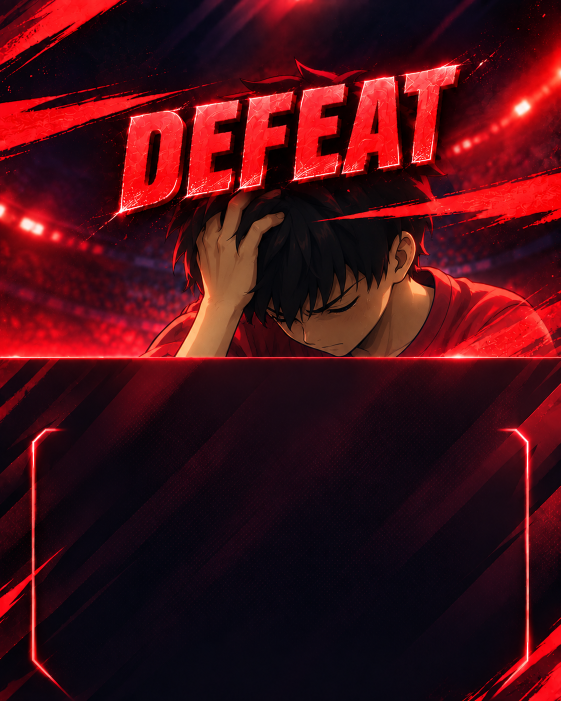
#> input picture assets/templates/sconfitta.png, 1122 x 1402 px (shown at 1/2 size)
$ jupyter execute --allow-errors template.ipynb
#> lines starting #> are read from the running program, lines starting #| are printed output that depends on the picture
[cell 1]
from PIL import Image, ImageDraw, ImageFont
import os

# --- FUNZIONE HELPER PER CARICARE I FONT IN SICUREZZA ---
def load_font(path, size, default_font=None):
    try:
        # Pillow supporta dimensioni float nelle versioni recenti
        return ImageFont.truetype(path, size)
    except OSError:
        print(f"ATTENZIONE: Font non trovato in '{path}'. Uso un default brutto.")
        return default_font if default_font else ImageFont.load_default()

def crea_locandina_v2(
    punteggio_casa,
    punteggio_ospiti,
    nome_team_casa,
    nome_team_ospiti,
    nome_serie,             # Nuovo: es. "C2/B"
    giocatori_casa,         # Lista nomi
    giocatori_ospiti,       # Lista nomi
    risultati_match         # Lista risultati (es: "3-0", "1-3")
):
#> called with punteggio_casa = 3, punteggio_ospiti = 4, nome_team_casa = 'TT ACLI C2 LUGO', nome_team_ospiti = 'EVERPING CESENATICO PONENTE', nome_serie = 'C2/B'
    print("--- Inizio creazione locandina ---")

    # Preserve original names for file naming (avoid embedded newlines)
    nome_team_casa_raw = nome_team_casa
    nome_team_ospiti_raw = nome_team_ospiti

    # 1. SCELTA DEL TEMPLATE PRINCIPALE (Vittoria vs Sconfitta)
    # Logica: Se punteggio casa > ospiti, vinciamo noi.
    if punteggio_casa > punteggio_ospiti:
        bg_path = "assets/templates/vittoria.png"
        print(f"Risultato {punteggio_casa}-{punteggio_ospiti}: VITTORIA. Carico sfondo verde.")
    else:
        bg_path = "assets/templates/sconfitta.png"
        print(f"Risultato {punteggio_casa}-{punteggio_ospiti}: SCONFITTA. Carico sfondo rosso.")

    try:
        base = Image.open(bg_path).convert("RGBA")
        W, H = base.size # Dimensioni totali immagine
#> W = 1122; H = 1402
    except FileNotFoundError:
        print(f"ERRORE FATALE: Non trovo lo sfondo principale: {bg_path}")
        return

    # 2. SETUP COLORI E FONT (Specifiche utente)
    TEXT_COLOR = "white" # Tutti i testi sono bianchi

    # Usiamo i percorsi e le dimensioni esatte richieste
    # N.B. Se non hai i file .ttf, il programma userà un font di default.
    font_nomi_bold = load_font("assets/fonts/Montserrat-ExtraBold.ttf", 27)
    font_serie_bold = load_font("assets/fonts/Montserrat-ExtraBold.ttf", 30)
    font_ris_match_bold = load_font("assets/fonts/Montserrat-ExtraBold.ttf", 40)
    font_ris_finale_anton = load_font("assets/fonts/Anton-Regular.ttf", 136)

    draw = ImageDraw.Draw(base)

    # --- INIZIO POSIZIONAMENTO ELEMENTI ---
    # NOTA SULLE COORDINATE: Uso ancore centrali (mm, lm, rm) per facilitare l'allineamento.
    # Modifica i valori X, Y per spostare gli elementi.

    # 3. SEZIONE HEADER (Nomi squadre, Serie, Punteggioone)
    # Ho stimato le coordinate Y guardando l'esempio, aggiustale tu.
    serie_pos = (W/2, 757)
#> serie_pos = (561, 757)
    res_pos = (W/2, 897)
#> res_pos = (561, 897)
    squad1_pos = (221,759) # A sinistra del centro
    squad2_pos = (830,759) # A destra del centro
    # Nome Serie (es. C2/B) - Centrato in alto
    draw.text((serie_pos[0], serie_pos[1]), nome_serie, font=font_serie_bold, fill=TEXT_COLOR, anchor="mm")

    # Nomi Squadre
    # Casa (a sinistra del centro)
    #Controllo sulla lunghezza dei nomi delle squadre per evitare overflow (opzionale, dipende dal font)
    max_name_length = 20 # Puoi regolare questo valore in base alla dimensione del font e alla larghezza disponibile
    #Se il nome è troppo lungo, vado a capo (solo se il font supporta \n)
    if len(nome_team_casa) > max_name_length:
        nome_team_casa = nome_team_casa[:max_name_length] + "\n" + nome_team_casa[max_name_length:]
    if len(nome_team_ospiti) > max_name_length:
        nome_team_ospiti = nome_team_ospiti[:max_name_length] + "\n" + nome_team_ospiti[max_name_length:]

    #Se il nome va a capo, voglio l'allineamento orizzontale centrato
    if "\n" in nome_team_casa:
        draw.text((squad1_pos[0], squad1_pos[1]), nome_team_casa, font=font_serie_bold, fill=TEXT_COLOR, anchor="mm", align="center")
    else : draw.text((squad1_pos[0], squad1_pos[1]), nome_team_casa, font=font_serie_bold, fill=TEXT_COLOR, anchor="mm")
    # Ospiti (a destra del centro)
    if "\n" in nome_team_ospiti:
        draw.text((squad2_pos[0], squad2_pos[1]), nome_team_ospiti, font=font_serie_bold, fill=TEXT_COLOR, anchor="mm", align="center")
    else : draw.text((squad2_pos[0], squad2_pos[1]), nome_team_ospiti, font=font_serie_bold, fill=TEXT_COLOR, anchor="mm")

    # Punteggio Finale Gigante (es. 6 - 1) - Perfettamente centrato
    final_score_text = f"{punteggio_casa} - {punteggio_ospiti}"
    draw.text((res_pos[0], res_pos[1]), final_score_text, font=font_ris_finale_anton, fill=TEXT_COLOR, anchor="mm")

    # 4. LOGHI SOCIETÀ
    # Definisci centro e dimensione dei loghi
    size_logo = (180, 180) # Dimensione target
    pos_logo_ospiti_center = (754, 815)

    # Funzione helper per piazzare i loghi centrati
    def piazza_logo(path, pos, size, base_img):
        try:
            img = Image.open(path).convert("RGBA")
            base_img.paste(img, (pos[0], pos[1]), mask=img)
        except FileNotFoundError:
            print(f"Logo non trovato: {path}")

    piazza_logo("assets/logos/cesenatico.png", pos_logo_ospiti_center, size_logo, base)


    # 5. SEZIONE INCONTRI INDIVIDUALI (Loop con Overlay Dinamici)
    print("--- Inizio elaborazione righe match ---")

    # Carica le immagini dei parallelepipedi
    try:
        overlay_win = Image.open("assets/overlays/win.png").convert("RGBA")
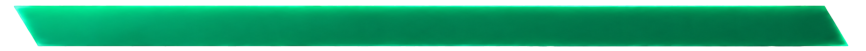
#> input picture assets/overlays/win.png, 866 x 51 px
#> overlay_win is the input picture: PIL image 866x51 RGBA; mean R, G, B, A 1.7, 115.5, 73.6, 189.6
        overlay_lose = Image.open("assets/overlays/lose.png").convert("RGBA")
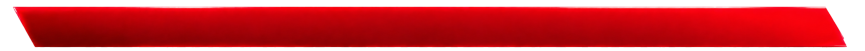
#> input picture assets/overlays/lose.png, 865 x 51 px
#> overlay_lose is the input picture: PIL image 865x51 RGBA; mean R, G, B, A 149.4, 4.6, 10.7, 189.3
        overlay_dwin = Image.open("assets/overlays/dwin.png").convert("RGBA")
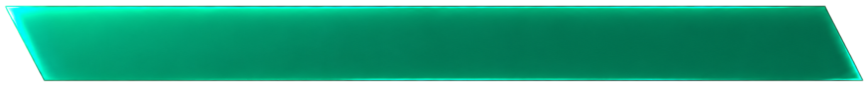
#> input picture assets/overlays/dwin.png, 865 x 85 px
#> overlay_dwin is the input picture: PIL image 865x85 RGBA; mean R, G, B, A 1.7, 125.7, 91.1, 213
        overlay_dlose = Image.open("assets/overlays/dlose.png").convert("RGBA")
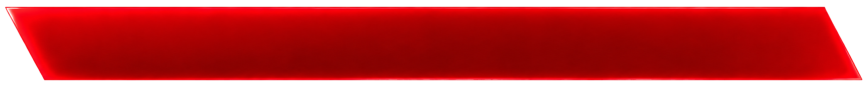
#> input picture assets/overlays/dlose.png, 865 x 85 px
#> overlay_dlose is the input picture: PIL image 865x85 RGBA; mean R, G, B, A 149.5, 2.6, 4.7, 208.3
        # Assumiamo che win e lose abbiano le stesse dimensioni
        ow_w, ow_h = overlay_win.size
#> ow_w = 866; ow_h = 51
        ow_wd, ow_hd = overlay_dwin.size
#> ow_wd = 865; ow_hd = 85
    except FileNotFoundError:
        print("ERRORE FATALE: Mancano match_win.png o match_lose.png in assets/overlays/")
        return

    num_match = min(len(risultati_match), len(giocatori_casa), len(giocatori_ospiti))
    pos_overlay = [(142,990), (142,1034), (142,1081), (142,1125), (142,1209), (142,1254), (142,1301)]
    for i in range(num_match):

        risultato_str = risultati_match[i] # es. "3-0"

        # 5a. ANALISI VINCITORE DEL SINGOLO MATCH
        try:
            # Splitta "3-1" in ["3", "1"] e converte in numeri
            punti_casa_match, punti_ospiti_match = map(int, risultato_str.split("-"))
            # Se punti casa > punti ospiti, è vittoria per noi
            match_vinto_da_casa = punti_casa_match > punti_ospiti_match
        except ValueError:
            print(f"Errore formato risultato '{risultato_str}' alla riga {i}. Salto.")
            continue

        # 5b. SCEGLI E INCOLLA L'OVERLAY (Verde o Rosso)
        if i != 3: # Se non è il doppio, usa win/lose
            if match_vinto_da_casa:
                overlay_to_use = overlay_win
            else:
                overlay_to_use = overlay_lose

        else: # Se è il doppio, usa dwin/dlose
            if match_vinto_da_casa:
                overlay_to_use = overlay_dwin
            else:
                overlay_to_use = overlay_dlose

        # Calcola dove incollare (l'immagine overlay va centrata orizzontalmente e verticalmente rispetto alla riga)
        paste_x = pos_overlay[i][0]
        paste_y = pos_overlay[i][1]
        current_y_center = paste_y + (ow_h/2 if i != 3 else ow_hd/2) # Centro verticale dell'overlay
        # Incolla la striscia colorata
        base.paste(overlay_to_use, (paste_x, paste_y), mask=overlay_to_use)


        # Giocatore Casa (Allineato a DESTRA verso il centro -> anchor="rm")
        # X = W/2 - un po' di spazio (es. 100px dal centro)
        draw.text((W/2 - 200, current_y_center), giocatori_casa[i], font=font_nomi_bold, fill=TEXT_COLOR, anchor="mm", align= "center")

        # Risultato (Perfettamente centrato -> anchor="mm")
        y_rerult = pos_overlay[i][1] + ow_h/2 if i != 3 else pos_overlay[i][1] + ow_hd/2
        draw.text((W/2, y_rerult), risultato_str, font=font_ris_match_bold, fill=TEXT_COLOR, anchor="mm")

        # Giocatore Ospiti (Allineato a SINISTRA dal centro -> anchor="lm")
        # X = W/2 + un po' di spazio
        draw.text((W/2 + 200, current_y_center), giocatori_ospiti[i], font=font_nomi_bold, fill=TEXT_COLOR, anchor="mm", align= "center")
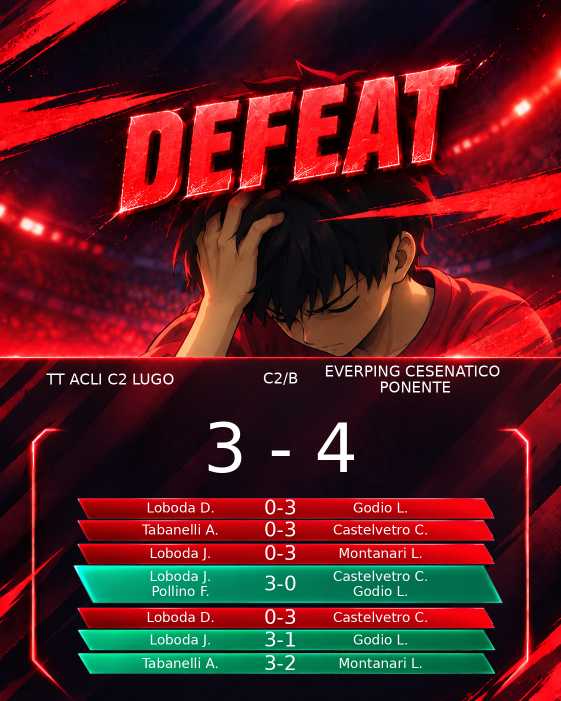
#> base: PIL image 1122x1402 RGBA (shown at 1/2 size); mean R, G, B, A 86.8, 28.7, 31.5, 254.6; transparent parts drawn white


    # 6. SALVATAGGIO FINALE
    os.makedirs("output", exist_ok=True)
    # Crea un nome file pulito
    clean_casa = nome_team_casa_raw.replace("\n", " ").replace(" ", "_").replace(".", "")
    clean_ospiti = nome_team_ospiti_raw.replace("\n", " ").replace(" ", "_").replace(".", "")
    nome_file_output = f"output/match_{clean_casa}_vs_{clean_ospiti}.png"

    base.save(nome_file_output)
    print(f"--- FINITO! Locandina salvata in: {nome_file_output} ---")

# --- BLOCCO DI TEST CON I DATI DELLA TUA IMMAGINE ---
if __name__ == "__main__":
    # Dati presi esattamente dalla tua immagine di esempio
    crea_locandina_v2(
        punteggio_casa=3,
        punteggio_ospiti=4,
        nome_team_casa="TT ACLI C2 LUGO",
        nome_team_ospiti="EVERPING CESENATICO PONENTE",
        nome_serie="C2/B",
        giocatori_casa=["Loboda D.", "Tabanelli A.", "Loboda J.", "Loboda J.\nPollino F.", "Loboda D.", "Loboda J.", "Tabanelli A."],
        # Nota: Ho aggiunto \n per il doppio per farlo andare a capo se il font lo supporta, altrimenti uscirà su una riga
        giocatori_ospiti=["Godio L.", "Castelvetro C.", "Montanari L.", "Castelvetro C.\nGodio L.", "Castelvetro C.", "Godio L.", "Montanari L."],
        risultati_match=["0-3", "0-3", "0-3", "3-0", "0-3", "3-1", "3-2"]
    )

[cell 2]
import time
from selenium import webdriver
from selenium.webdriver.chrome.service import Service
from selenium.webdriver.chrome.options import Options
from selenium.webdriver.common.by import By
from selenium.webdriver.support.ui import WebDriverWait
from selenium.webdriver.support import expected_conditions as EC
from webdriver_manager.chrome import ChromeDriverManager

def avvia_browser():
    """Configura e avvia il browser Chrome."""
    chrome_options = Options()
    # chrome_options.add_argument("--headless") # Togli il commento per nascondere il browser
    chrome_options.add_argument("--start-maximized")

    # Inizializza il driver
    service = Service(ChromeDriverManager().install())
    driver = webdriver.Chrome(service=service, options=chrome_options)
    return driver

def naviga_e_scarica_dati(nome_serie, nome_squadra_casa, giornata_numero, is_ritorno=False):
    """
    Funzione principale che orchestra tutta la navigazione.
    Restituisce un dizionario con i dati pronti per la grafica.
    """
    driver = avvia_browser()
    wait = WebDriverWait(driver, 15)
    base_url = "https://portale.fitet.org/risultati/regioni/default_reg.asp?REG=9" # Emilia Romagna

    print(f"--- Avvio Scraping: {nome_serie} - Giornata {giornata_numero} ---")

    try:
        # 1. ACCESSO AL SITO
        driver.get(base_url)

        # 2. SELEZIONE SERIE (Frame: sommario2)
        print("Seleziono la serie...")
        wait.until(EC.frame_to_be_available_and_switch_to_it("sommario2"))
        print("Entrato nel frame 'sommario2' per la selezione serie.")

        # Cerca il link che contiene il nome della serie (es. "C2/B")
        serie_link = wait.until(EC.presence_of_element_located((By.PARTIAL_LINK_TEXT, nome_serie)))
        driver.execute_script("arguments[0].scrollIntoView({block: 'center'});", serie_link)
        time.sleep(1) # Piccola pausa per stabilizzare lo scroll
        serie_link.click()

        driver.switch_to.default_content() # Torna al livello base

        # 3. SELEZIONE CALENDARIO (Frame: header)
        print("Apro il calendario...")
        wait.until(EC.frame_to_be_available_and_switch_to_it("principale3"))
        print("Entrato nel frame 'principale3' per il calendario.")
        wait.until(EC.frame_to_be_available_and_switch_to_it("header"))
        print("Entrato nel frame 'header' per il calendario.")

        calendario = wait.until(EC.presence_of_element_located((By.PARTIAL_LINK_TEXT, "Calendario incontri")))
        print("Trovato il link del calendario.")
        time.sleep(1) # Piccola pausa per stabilizzare lo scroll
        calendario.click()

        driver.switch_to.default_content()

        # 4. RICERCA MATCH NEL CALENDARIO (Frame: corpo)
        print(f"Cerco il match della giornata {giornata_numero}...")
        wait.until(EC.frame_to_be_available_and_switch_to_it("principale3"))
        print("Entrato nel frame 'principale3' per la ricerca del match.")
        wait.until(EC.frame_to_be_available_and_switch_to_it("corpo"))
        print("Entrato nel frame 'corpo' per la ricerca del match.")

        # XPATH Dinamico: Cerca la tabella che contiene "X^ Giornata"
        # Nota: Sul sito spesso scrivono "1^ Giornata", "2^ Giornata" etc.
        header_giornata = f"{giornata_numero}^ Giornata"

        # Trova la riga (TR) che contiene l'intestazione della giornata
        # Poi cerca la tabella padre o le righe successive
        #Voglio scegliere la tabella che è uguale al numero di giornata
        righe = driver.find_elements(By.XPATH, f"//div/table[{giornata_numero+1}]/tbody/tr")
        match_found = False

        for riga in righe:
            testo = riga.text
            # Controlliamo se siamo nella sezione della giornata giusta (logica semplificata)
            # Qui cerchiamo direttamente la riga che ha la squadra e un punteggio
            if nome_squadra_casa in testo:
                colonne = riga.find_elements(By.TAG_NAME, "td")
                if len(colonne) > 5:
                    # Logica colonne (basata sulla tua analisi):
                    # Andata (is_ritorno=False) -> Punteggio in colonna index 2 (3° td)
                    # Ritorno (is_ritorno=True) -> Punteggio in colonna index 5 (6° td)
                    idx = 5 if is_ritorno else 2

                    try:
                        link_punteggio = colonne[idx].find_element(By.TAG_NAME, "a")
                        # Verifica che il link contenga un punteggio (es "5-2")
                        if "-" in link_punteggio.text:
                            print(f"Match trovato")
                            driver.execute_script("arguments[0].scrollIntoView({block: 'center'});", link_punteggio)
                            link_punteggio.click()
                            match_found = True
                            break
                    except:
                        continue

        if not match_found:
            raise Exception("Match non trovato o punteggio non ancora inserito.")

        driver.switch_to.default_content()

        # 5. ESTRAZIONE DATI REFERTO
        print("Leggo i dettagli del referto...")

        # Navigazione profonda nei frame come descritto
        driver.switch_to.default_content()
        wait.until(EC.frame_to_be_available_and_switch_to_it("principale3"))
        wait.until(EC.frame_to_be_available_and_switch_to_it("corpo"))
        wait.until(EC.frame_to_be_available_and_switch_to_it("header"))

        # --- A. Nomi Squadre e Punteggio Totale (Dal primo DIV) ---
        # Percorso: Div 1 -> Tabella -> TR 1 -> TD 1 (Nomi) e TD 2 (Punti)
        div1 = driver.find_element(By.XPATH, "//div[1]")
        div2 = driver.find_element(By.XPATH, "//div[2]") # Per i dettagli dei match più avanti
        # Tabella Nomi (nella prima TD del Div 1)
        n1 = div1.find_element(By.XPATH, ".//table/tbody/tr[1]/td[1]/table/tbody/tr[1]/td[1]").text.strip() # Squadra 1
        n2 = div1.find_element(By.XPATH, ".//table/tbody/tr[1]/td[1]/table/tbody/tr[1]/td[3]").text.strip() # Simbolo "vs" o simile
        print(f"Simbolo tra squadre: '{n2}'")
        #n2 = div2.find_element(By.XPATH, ".//table/tbody/tr[1]/td[3]").text.strip() # Squadra 2
        # Tabella Punteggi (nella seconda TD del Div 1)
        tab_punti = div1.find_element(By.XPATH, ".//table/tbody/tr[1]/td[2]/table/tbody")
        p1 = tab_punti.find_element(By.XPATH, ".//tr[1]/td[1]").text.strip() # Punti Sq 1
        p2 = tab_punti.find_element(By.XPATH, ".//tr[1]/td[3]").text.strip() # Punti Sq 2

        # Identifichiamo chi siamo noi per assegnare correttamente Casa/Ospite sulla locandina
        if nome_squadra_casa.upper() in n1.upper():
            nome_avversario, p_casa, p_ospiti = n2, p1, p2
            siamo_squadra_1 = True
        else:
            nome_avversario, p_casa, p_ospiti = n1, p2, p1
            siamo_squadra_1 = False

        # --- B. Dettaglio Singoli Match (Dal secondo DIV) ---
        giocatori_casa = []
        giocatori_ospiti = []
        risultati_match = []

        # Prendiamo tutte le righe della tabella nel secondo DIV, saltando l'intestazione
        righe_match = driver.find_elements(By.XPATH, "//div[2]/table/tbody/tr")[1:]

        for riga in righe_match:
            cols = riga.find_elements(By.TAG_NAME, "td")
            s1_player = cols[1].text.strip()
            s2_player = cols[2].text.strip()

            # SV = Set Vinti da Squadra 1 | SP = Set Persi da Sq 1 (quindi vinti da Sq 2)
            sv = cols[13].text.strip()
            sp = cols[14].text.strip()

            if siamo_squadra_1:
                giocatori_casa.append(s1_player)
                giocatori_ospiti.append(s2_player)
                risultati_match.append(f"{sv}-{sp}")
            else:
                giocatori_casa.append(s2_player)
                giocatori_ospiti.append(s1_player)
                risultati_match.append(f"{sp}-{sv}")

        print(f"Estrazione completata: {nome_squadra_casa} vs {nome_avversario} ({p_casa}-{p_ospiti})")

        return {
            "punteggio_casa": int(p_casa),
            "punteggio_ospiti": int(p_ospiti),
            "nome_team_casa": nome_squadra_casa,
            "nome_team_ospiti": nome_avversario,
            "nome_serie": nome_serie,
            "giocatori_casa": giocatori_casa,
            "giocatori_ospiti": giocatori_ospiti,
            "risultati_match": risultati_match
        }

    except Exception as e:
        print(f"ERRORE CRITICO: {e}")
        return None
    finally:
        driver.quit()

# --- BLOCCO DI TEST ---
#> (the rest of this cell did not finish here and is left out)

[cell 3]
# from scraper import naviga_e_scarica_dati
# from generator_v2 import crea_locandina_v2

# --- CONFIGURAZIONE UTENTE ---
# Modifica questi parametri prima di lanciare il programma
SERIE = "C2/B"
MIA_SQUADRA = "TT ACLI C2 LUGO"
GIORNATA = 3           # Inserisci il numero della giornata
RITORNO = False        # False = Andata, True = Ritorno

def main():
    print("==========================================")
    print(f"🏓  GENERATORE AUTOMATICO LOCANDINE FITET")
    print("==========================================")
    print(f"Squadra: {MIA_SQUADRA}")
    print(f"Campionato: {SERIE} - Giornata {GIORNATA} ({'Ritorno' if RITORNO else 'Andata'})")
    print("------------------------------------------")

    # 1. AVVIO LO SCRAPER
    print("⏳ 1. Avvio il browser e cerco i risultati...")
    try:
        # Nota: Convertiamo GIORNATA in int per sicurezza
        dati_partita = naviga_e_scarica_dati(SERIE, MIA_SQUADRA, int(GIORNATA), is_ritorno=RITORNO)
    except Exception as e:
        print(f"❌ Errore imprevisto durante lo scaricamento: {e}")
        dati_partita = None

    # 2. CONTROLLO E GENERAZIONE GRAFICA
    if dati_partita:
        print("\n✅ Dati scaricati con successo!")
        print(f"   Match: {dati_partita['nome_team_casa']} vs {dati_partita['nome_team_ospiti']}")
        print(f"   Risultato: {dati_partita['punteggio_casa']} - {dati_partita['punteggio_ospiti']}")

        print("\n🎨 2. Creazione della locandina in corso...")
        try:
            crea_locandina_v2(
                punteggio_casa=dati_partita["punteggio_casa"],
                punteggio_ospiti=dati_partita["punteggio_ospiti"],
                nome_team_casa=dati_partita["nome_team_casa"],
                nome_team_ospiti=dati_partita["nome_team_ospiti"],
                nome_serie=dati_partita["nome_serie"],
                giocatori_casa=dati_partita["giocatori_casa"],
                giocatori_ospiti=dati_partita["giocatori_ospiti"],
                risultati_match=dati_partita["risultati_match"]
            )
            print("\n🎉 TUTTO FATTO! Controlla la cartella 'output'.")
        except Exception as e:
             print(f"❌ Errore durante la generazione grafica: {e}")
    else:
        print("\n❌ ERRORE: Non sono stati trovati dati validi per questa giornata.")
        print("   Suggerimenti:")
        print("   - Controlla che il risultato sia già stato caricato sul portale.")
        print("   - Verifica se è una giornata di Andata (RITORNO = False) o Ritorno.")
        print("   - Controlla il numero della giornata.")

if __name__ == "__main__":
    main()
#> (the call stopped at in avvia_browser, `chrome_options = Options()`: selenium is not available in this run)
